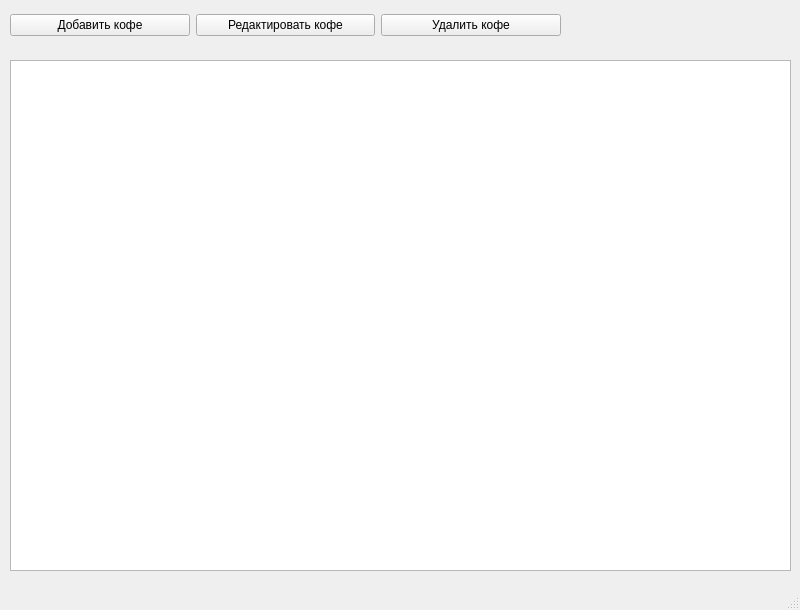
<?xml version="1.0" encoding="UTF-8"?>
<ui version="4.0">
 <class>MainWindow</class>
 <widget class="QMainWindow" name="MainWindow">
  <property name="geometry">
   <rect>
    <x>0</x>
    <y>0</y>
    <width>800</width>
    <height>610</height>
   </rect>
  </property>
  <property name="windowTitle">
   <string>Coffee</string>
  </property>
  <widget class="QWidget" name="centralwidget">
   <widget class="QTableWidget" name="tableWidget">
    <property name="geometry">
     <rect>
      <x>10</x>
      <y>60</y>
      <width>781</width>
      <height>511</height>
     </rect>
    </property>
   </widget>
   <widget class="QWidget" name="horizontalLayoutWidget">
    <property name="geometry">
     <rect>
      <x>10</x>
      <y>10</y>
      <width>551</width>
      <height>31</height>
     </rect>
    </property>
    <layout class="QHBoxLayout" name="horizontalLayout">
     <item>
      <widget class="QPushButton" name="addbtn">
       <property name="text">
        <string>Добавить кофе</string>
       </property>
      </widget>
     </item>
     <item>
      <widget class="QPushButton" name="editBtn">
       <property name="text">
        <string>Редактировать кофе</string>
       </property>
      </widget>
     </item>
     <item>
      <widget class="QPushButton" name="deleteBtn">
       <property name="text">
        <string>Удалить кофе</string>
       </property>
      </widget>
     </item>
    </layout>
   </widget>
  </widget>
  <widget class="QMenuBar" name="menubar">
   <property name="geometry">
    <rect>
     <x>0</x>
     <y>0</y>
     <width>800</width>
     <height>21</height>
    </rect>
   </property>
  </widget>
  <widget class="QStatusBar" name="statusbar"/>
 </widget>
 <resources/>
 <connections/>
</ui>
